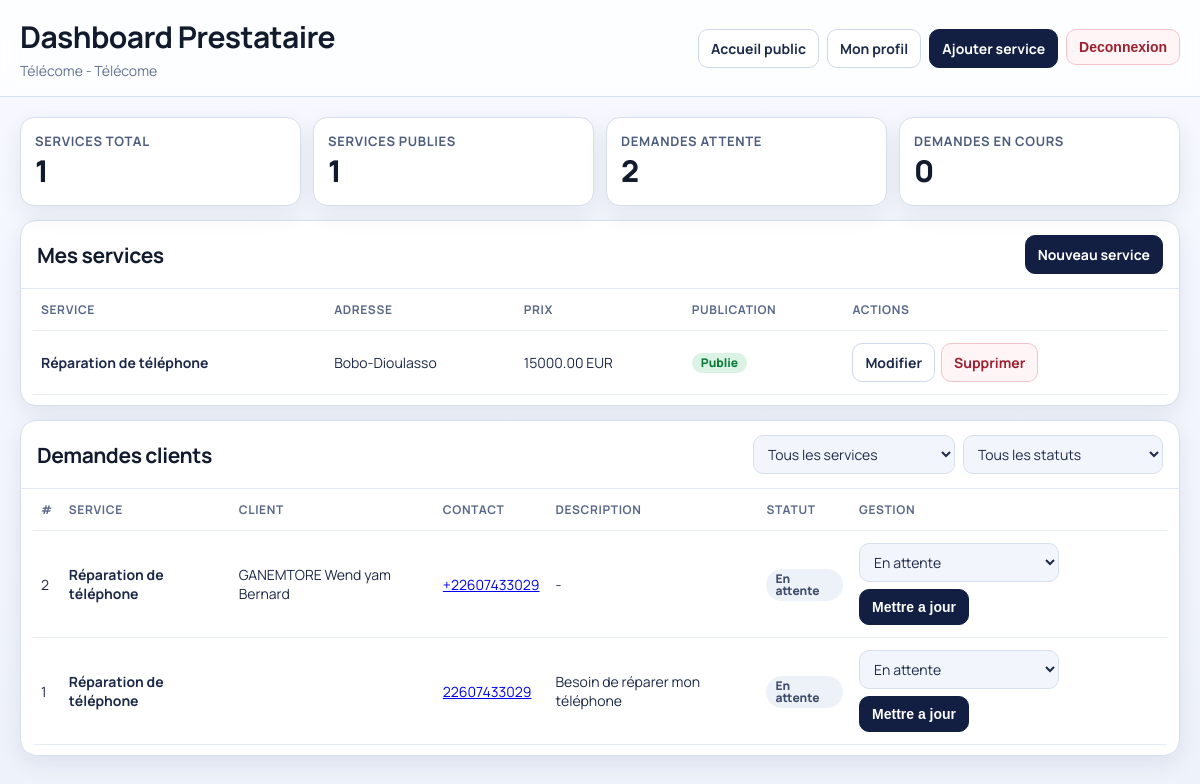
The app's page /prestataire/dashboard/ (signed in) with its own data.
### services/models.py (models this page shows, shortened)
class Prestataire(models.Model):
    user = models.OneToOneField(User, on_delete=models.CASCADE)
    nom_entreprise = models.CharField(max_length=100)
    adresse = models.CharField(max_length=255)
    telephone = models.CharField(max_length=20)
    photo_profil = models.ImageField(upload_to="prestataires/profils/", null=True, blank=True)
    @property
    def nom_complet(self):
        full_name = self.user.get_full_name().strip()
        if full_name:
            return full_name
        if self.nom_entreprise:
            return self.nom_entreprise
        return self.user.username

class Service(models.Model):
    prestataire = models.ForeignKey(Prestataire, on_delete=models.CASCADE)
    type_service = models.ForeignKey(
        TypeService, on_delete=models.PROTECT, related_name="services", null=True, blank=True
    )
    nom_service = models.CharField(max_length=100)
    description = models.TextField()
    prix = models.DecimalField(max_digits=10, decimal_places=2)
    publier = models.BooleanField(default=False)
    adresse = models.CharField(max_length=255)
    image = models.ImageField(upload_to='services/images/', null=True, blank=True)
    @property
    def nom_affichage(self):
        if self.type_service_id:
            return self.type_service.nom
        return self.nom_service

class TypeService(models.Model):
    nom = models.CharField(max_length=100, unique=True)
    actif = models.BooleanField(default=True)
    class Meta:
        ordering = ["nom"]
        verbose_name = "type de service"
        verbose_name_plural = "types de service"

class Reservation(models.Model):
    service = models.ForeignKey(Service, on_delete=models.CASCADE)
    nom_client = models.CharField(max_length=120)
    tel_client = models.CharField(max_length=20)
    description = models.TextField()
    status = models.CharField(max_length=50, default='En attente')

### utilisateurs/views.py (the view)
# urls.py: path("prestataire/dashboard/", views.dashboard_prestataire, name="dashboard_prestataire"),
@login_required
def dashboard_prestataire(request):
    prestataire = _get_prestataire(request.user)
    if not prestataire:
        messages.info(
            request,
            "Completez d'abord votre profil prestataire pour gerer vos services.",
        )
        return redirect("prestataire_profil")
    services_qs = (
        Service.objects.filter(prestataire=prestataire)
        .select_related("type_service")
        .order_by("-id")
    )
    demandes_base_qs = (
        Reservation.objects.filter(service__prestataire=prestataire)
        .select_related("service", "service__type_service")
        .order_by("-id")
    )
    selected_service = request.GET.get("service", "").strip()
    selected_status = _canonical_status(request.GET.get("status", ""))
    demandes_qs = demandes_base_qs
    if selected_service.isdigit():
        service_id = int(selected_service)
        if services_qs.filter(id=service_id).exists():
            demandes_qs = demandes_qs.filter(service_id=service_id)
        else:
            selected_service = ""
    else:
        selected_service = ""
    if selected_status:
        demandes_qs = demandes_qs.filter(_status_filter_query(selected_status))
    demandes_rows = []
    for demande in demandes_qs:
        status_label = _canonical_status(demande.status) or "En attente"
        demandes_rows.append(
            {
                "demande": demande,
                "status": status_label,
                "status_class": STATUS_CLASS_MAP.get(status_label, "status-waiting"),
            }
        )
    stats = {
        "services_total": services_qs.count(),
        "services_publies": services_qs.filter(publier=True).count(),
        "demandes_total": demandes_base_qs.count(),
        "attente": demandes_base_qs.filter(_status_filter_query("En attente")).count(),
        "encours": demandes_base_qs.filter(_status_filter_query("En cours")).count(),
    }
    context = {
        "prestataire": prestataire,
        "services": services_qs,
        "demandes_rows": demandes_rows,
        "status_options": STATUS_OPTIONS,
        "selected_service": selected_service,
        "selected_status": selected_status,
        "stats": stats,
    }
    return render(request, "utilisateurs/dashboard_prestataire.html", context)

### utilisateurs/views.py (called while the page is built)
def _normalize_text(value):
    cleaned = unicodedata.normalize("NFKD", value or "")
    cleaned = cleaned.encode("ascii", "ignore").decode("ascii")
    return " ".join(cleaned.lower().split())

def _canonical_status(value):
    normalized = _normalize_text(value)
    for label, variants in STATUS_VARIANTS.items():
        for variant in variants:
            if normalized == _normalize_text(variant):
                return label
    return ""

def _status_filter_query(status_label):
    variants = STATUS_VARIANTS.get(status_label, ())
    query = Q()
    for variant in variants:
        query |= Q(status__iexact=variant)
    return query

def _get_prestataire(user):
    return Prestataire.objects.filter(user=user).first()

### utilisateurs/templates/utilisateurs/dashboard_prestataire.html (shortened to what this page needs)
<!doctype html>
<html lang="fr">
<head>
</head>
<body>
    <header class="top">
        <div class="top-wrap">
            <div>
                <h1>Dashboard Prestataire</h1>
                <p class="lead">{{ prestataire.nom_complet }} - {{ prestataire.nom_entreprise }}</p>
            </div>
            <div class="top-actions">
                <a class="btn" href="{% url 'home' %}">Accueil public</a>
                <a class="btn" href="{% url 'prestataire_profil' %}">Mon profil</a>
                <a class="btn btn-dark" href="{% url 'service_ajouter' %}">Ajouter service</a>
                <form method="post" action="{% url 'deconnexion' %}">
                    <button class="btn btn-danger" type="submit">Deconnexion</button>
                </form>
            </div>
        </div>
    </header>
    <main class="page">
        <section class="cards">
            <article class="card">
                <p class="label">Services total</p>
                <p class="value">{{ stats.services_total }}</p>
            </article>
            <article class="card">
                <p class="label">Services publies</p>
                <p class="value">{{ stats.services_publies }}</p>
            </article>
            <article class="card">
                <p class="label">Demandes attente</p>
                <p class="value">{{ stats.attente }}</p>
            </article>
            <article class="card">
                <p class="label">Demandes en cours</p>
                <p class="value">{{ stats.encours }}</p>
            </article>
        </section>
        <section class="panel">
            <div class="panel-head">
                <h2 class="panel-title">Mes services</h2>
                <a class="btn btn-dark" href="{% url 'service_ajouter' %}">Nouveau service</a>
            </div>
            {% if services %}
                <div class="table-wrap">
                    <table>
                        <thead>
                            <tr>
                                <th>Service</th>
                                <th>Adresse</th>
                                <th>Prix</th>
                                <th>Publication</th>
                                <th>Actions</th>
                            </tr>
                        </thead>
                        <tbody>
                            {% for service in services %}
                                <tr>
                                    <td class="service-name">{{ service.nom_affichage }}</td>
                                    <td>{{ service.adresse }}</td>
                                    <td>{{ service.prix }} EUR</td>
                                    <td>
                                        {% if service.publier %}
                                            <span class="tag published-yes">Publie</span>
                                        {% else %}
                                            <span class="tag published-no">Brouillon</span>
                                        {% endif %}
                                    </td>
                                    <td>
                                        <div class="actions">
                                            <a class="btn" href="{% url 'service_modifier' service.id %}">Modifier</a>
                                            <a class="btn btn-danger" href="{% url 'service_supprimer' service.id %}">Supprimer</a>
                                        </div>
                                    </td>
                                </tr>
                            {% endfor %}
                        </tbody>
                    </table>
                </div>
            {% else %}
                <div class="empty">Aucun service pour le moment.</div>
            {% endif %}
        </section>
        <section class="panel">
            <div class="panel-head">
                <h2 class="panel-title">Demandes clients</h2>
                <form method="get" class="filters">
                    <select class="select-field" name="service" onchange="this.form.submit()">
                        <option value="">Tous les services</option>
                    </select>
                    <select class="select-field" name="status" onchange="this.form.submit()">
                        <option value="">Tous les statuts</option>
                    </select>
                </form>
            </div>
            {% if demandes_rows %}
                <div class="table-wrap">
                    <table>
                        <thead>
                            <tr>
                                <th>#</th>
                                <th>Service</th>
                                <th>Client</th>
                                <th>Contact</th>
                                <th>Description</th>
                                <th>Statut</th>
                                <th>Gestion</th>
                            </tr>
                        </thead>
                        <tbody>
                            {% for row in demandes_rows %}
                                <tr>
                                    <td>{{ row.demande.id }}</td>
                                    <td class="service-name">{{ row.demande.service.nom_affichage }}</td>
                                    <td>{{ row.demande.nom_client }}</td>
                                    <td>
                                        <a href="tel:{{ row.demande.tel_client }}">{{ row.demande.tel_client }}</a>
                                    </td>
                                    <td>{{ row.demande.description|default:"-"|truncatewords:14 }}</td>
                                    <td>
                                        <span class="tag {{ row.status_class }}">{{ row.status }}</span>
                                    </td>
                                    <td>
                                        <form class="inline-form" method="post" action="{% url 'demande_modifier_statut' row.demande.id %}">
                                            <select class="select-field" name="status">
                                                {% for status in status_options %}
                                                    <option value="{{ status }}"{% if row.status == status %} selected{% endif %}>{{ status }}</option>
                                                {% endfor %}
                                            </select>
                                            <button class="btn btn-dark" type="submit">Mettre a jour</button>
                                        </form>
                                    </td>
                                </tr>
                            {% endfor %}
                        </tbody>
                    </table>
                </div>
            {% else %}
                <div class="empty">Aucune demande client selon les filtres actuels.</div>
            {% endif %}
        </section>
    </main>
</body>
</html>

### utilisateurs/templates/utilisateurs/dashboard_prestataire.html (style rules this page uses)
:root { --bg: #eef2fb; --surface: #ffffff; --line: #d7deec; --ink: #121a2d; --muted: #647392; --chip: #f2f5fc; --btn: #121f43; }
* { box-sizing: border-box; }
body { margin: 0; font-family: "Manrope", "Segoe UI", sans-serif; color: var(--ink); background: radial-gradient(920px 300px at 20% -20%, #fff 0%, transparent 60%), linear-gradient(180deg, #f7f9ff 0%, var(--bg) 100%); min-height: 100vh; }
.top { border-bottom: 1px solid var(--line); background: rgba(255, 255, 255, 0.72); backdrop-filter: blur(8px); }
.top-wrap { max-width: 1260px; margin: 0 auto; padding: 16px 20px; display: flex; justify-content: space-between; align-items: center; gap: 10px; flex-wrap: wrap; }
h1 { margin: 0; font-size: 30px; letter-spacing: -0.02em; }
.lead { margin: 4px 0 0; font-size: 14px; color: var(--muted); }
.top-actions { display: flex; gap: 8px; flex-wrap: wrap; }
.btn { border: 1px solid #cfd8ea; border-radius: 10px; background: #fff; color: #1d2a4a; font-size: 14px; font-weight: 700; text-decoration: none; padding: 9px 12px; display: inline-flex; align-items: center; justify-content: center; cursor: pointer; }
.btn-dark { border-color: var(--btn); background: var(--btn); color: #fff; }
.btn-danger { border-color: #f3c3ca; color: #9e1f2f; background: #fff5f6; }
.page { max-width: 1260px; margin: 0 auto; padding: 20px; }
.cards { display: grid; grid-template-columns: repeat(4, minmax(0, 1fr)); gap: 12px; }
.card { border: 1px solid var(--line); border-radius: 14px; background: var(--surface); padding: 14px; box-shadow: 0 8px 24px rgba(11, 22, 53, 0.08); }
.card p { margin: 0; }
.label { color: #4e5d7d; font-size: 13px; font-weight: 700; text-transform: uppercase; letter-spacing: 0.05em; }
.value { margin-top: 6px; font-size: 30px; font-weight: 800; letter-spacing: -0.03em; }
.panel { margin-top: 14px; border: 1px solid var(--line); border-radius: 16px; background: #fff; box-shadow: 0 8px 24px rgba(11, 22, 53, 0.08); overflow: hidden; }
.panel-head { border-bottom: 1px solid #e2e8f4; padding: 14px 16px; display: flex; justify-content: space-between; align-items: center; gap: 10px; flex-wrap: wrap; }
.panel-title { margin: 0; font-size: 21px; letter-spacing: -0.02em; }
.filters { display: flex; gap: 8px; flex-wrap: wrap; }
.select-field { min-width: 200px; border: 1px solid var(--line); border-radius: 10px; background: var(--chip); padding: 8px 10px; font-family: inherit; color: #1f2b4a; font-size: 14px; }
.table-wrap { overflow-x: auto; padding: 0 12px 10px; }
table { border-collapse: collapse; width: 100%; min-width: 830px; }
th, td { border-bottom: 1px solid #e7ecf5; padding: 12px 8px; text-align: left; vertical-align: middle; }
th { font-size: 12px; text-transform: uppercase; letter-spacing: 0.05em; color: #5a6888; font-weight: 700; }
td { font-size: 14px; color: #1d2948; }
.service-name { font-weight: 700; }
.tag { border-radius: 999px; padding: 4px 9px; font-size: 12px; font-weight: 800; display: inline-flex; align-items: center; line-height: 1; }
.published-yes { color: #0a7d3a; background: #dbf3e4; }
.status-waiting { background: #edf1f8; color: #3f4d6c; }
.actions { display: inline-flex; gap: 6px; flex-wrap: wrap; }
.inline-form { display: inline-flex; align-items: center; gap: 7px; flex-wrap: wrap; }

### records on screen
Prestataire: nom_complet "Télécome", nom_entreprise "Télécome"
Service: nom_affichage "Réparation de téléphone", adresse "Bobo-Dioulasso", prix "15000.00", publier "Publie"
Reservation: demande.id "2", demande.service.nom_affichage "Réparation de téléphone", demande.nom_client "GANEMTORE Wend yam Bernard", demande.tel_client "+22607433029", demande.description "-", status "En attente"
Reservation: demande.id "1", demande.service.nom_affichage "Réparation de téléphone", demande.tel_client "22607433029", demande.description "Besoin de réparer mon téléphone", status "En attente"

### other values on screen
{{ stats.services_total }} "1"
{{ stats.services_publies }} "1"
{{ stats.attente }} "2"
{{ stats.encours }} "0"
form field status "En attente"
